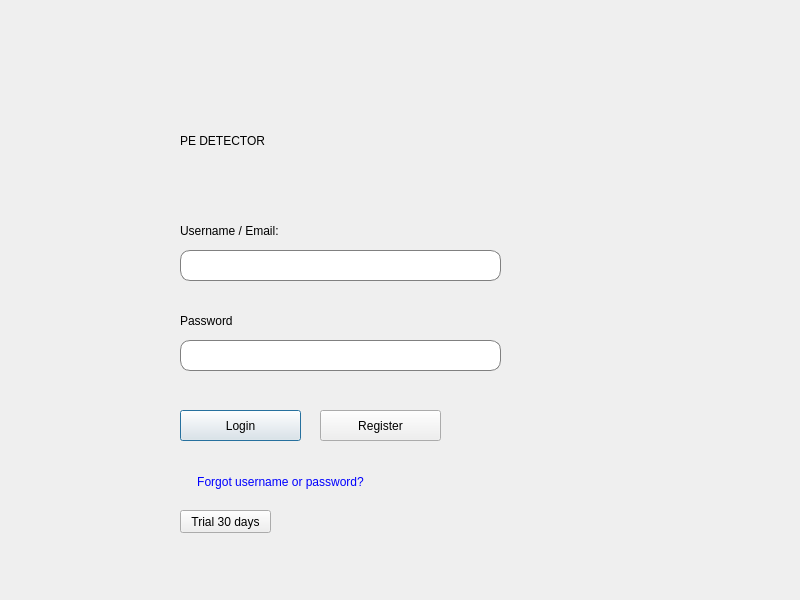
<?xml version="1.0" encoding="UTF-8"?>
<ui version="4.0">
 <class>Dialog</class>
 <widget class="QDialog" name="Dialog">
  <property name="geometry">
   <rect>
    <x>0</x>
    <y>0</y>
    <width>800</width>
    <height>600</height>
   </rect>
  </property>
  <property name="minimumSize">
   <size>
    <width>800</width>
    <height>600</height>
   </size>
  </property>
  <property name="maximumSize">
   <size>
    <width>800</width>
    <height>600</height>
   </size>
  </property>
  <property name="windowTitle">
   <string>Dialog</string>
  </property>
  <widget class="QLabel" name="label">
   <property name="geometry">
    <rect>
     <x>180</x>
     <y>100</y>
     <width>451</width>
     <height>81</height>
    </rect>
   </property>
   <property name="styleSheet">
    <string notr="true">font: 48pt &quot;Sans Serif&quot;;</string>
   </property>
   <property name="text">
    <string>PE DETECTOR</string>
   </property>
  </widget>
  <widget class="QLabel" name="label_2">
   <property name="geometry">
    <rect>
     <x>180</x>
     <y>220</y>
     <width>151</width>
     <height>21</height>
    </rect>
   </property>
   <property name="styleSheet">
    <string notr="true">font: 12pt &quot;Sans Serif&quot;;</string>
   </property>
   <property name="text">
    <string>Username / Email:</string>
   </property>
  </widget>
  <widget class="QLineEdit" name="lineEdit">
   <property name="geometry">
    <rect>
     <x>180</x>
     <y>250</y>
     <width>321</width>
     <height>31</height>
    </rect>
   </property>
   <property name="styleSheet">
    <string notr="true">border-radius:10px;
border: 1px solid grey;</string>
   </property>
  </widget>
  <widget class="QLabel" name="label_3">
   <property name="geometry">
    <rect>
     <x>180</x>
     <y>310</y>
     <width>151</width>
     <height>21</height>
    </rect>
   </property>
   <property name="styleSheet">
    <string notr="true">font: 12pt &quot;Sans Serif&quot;;</string>
   </property>
   <property name="text">
    <string>Password</string>
   </property>
  </widget>
  <widget class="QLineEdit" name="lineEdit_2">
   <property name="geometry">
    <rect>
     <x>180</x>
     <y>340</y>
     <width>321</width>
     <height>31</height>
    </rect>
   </property>
   <property name="styleSheet">
    <string notr="true">border-radius:10px;
border: 1px solid grey;</string>
   </property>
  </widget>
  <widget class="QPushButton" name="pushButton">
   <property name="geometry">
    <rect>
     <x>180</x>
     <y>410</y>
     <width>121</width>
     <height>31</height>
    </rect>
   </property>
   <property name="styleSheet">
    <string notr="true">font: 12pt &quot;Sans Serif&quot;;</string>
   </property>
   <property name="text">
    <string>Login</string>
   </property>
  </widget>
  <widget class="QPushButton" name="pushButton_2">
   <property name="geometry">
    <rect>
     <x>320</x>
     <y>410</y>
     <width>121</width>
     <height>31</height>
    </rect>
   </property>
   <property name="styleSheet">
    <string notr="true">font: 12pt &quot;Sans Serif&quot;;</string>
   </property>
   <property name="text">
    <string>Register</string>
   </property>
  </widget>
  <widget class="QPushButton" name="pushButton_3">
   <property name="geometry">
    <rect>
     <x>180</x>
     <y>510</y>
     <width>91</width>
     <height>23</height>
    </rect>
   </property>
   <property name="text">
    <string>Trial 30 days</string>
   </property>
  </widget>
  <widget class="QPushButton" name="pushButton_4">
   <property name="geometry">
    <rect>
     <x>180</x>
     <y>470</y>
     <width>201</width>
     <height>23</height>
    </rect>
   </property>
   <property name="styleSheet">
    <string notr="true">font: 9pt &quot;Sans Serif&quot;;
color: rgb(0, 0, 255);
border: none;</string>
   </property>
   <property name="text">
    <string>Forgot username or password?</string>
   </property>
  </widget>
 </widget>
 <resources/>
 <connections/>
</ui>
